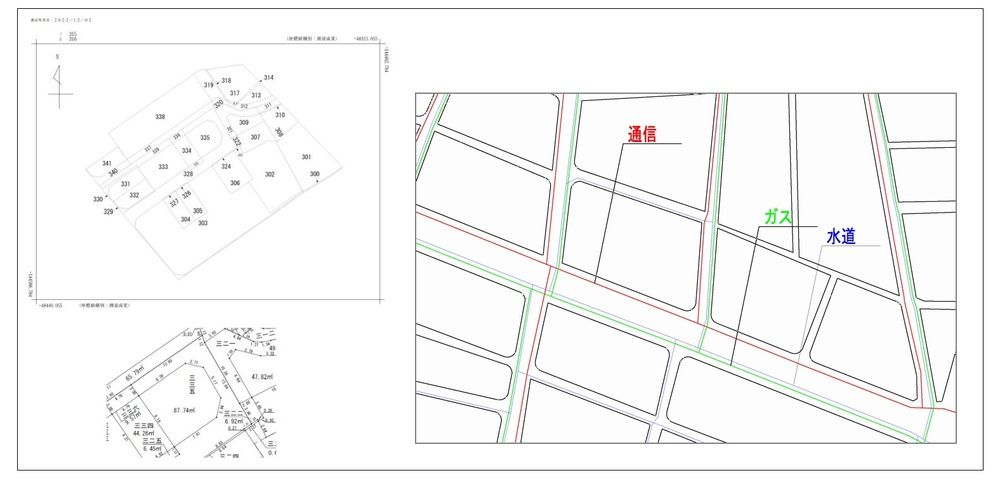
#> input picture map_coord_detect/test_data/input/test_1.jpg, 1000 x 487 px, shrunk from 1576 x 768 before the run, given in place of test_1.png, which was not available
$ jupyter execute Untitled2.ipynb
#> lines starting #> are read from the running program, lines starting #| are printed output that depends on the picture; after the words box and inside, x2 and y2 are one past the last pixel; in counts of white or black regions, pixels touching at a corner belong together; pictures that were not available may be replaced by others from this repository, and a replacement may not be noted
[cell 1]
import cv2
import numpy as np
from PIL import Image
from IPython.display import display

image_path = '../test_data/input/test_3.jpg'  # 画像パスを指定
image_path_org = '../test_data/input/test_1.png'  # 画像パスを指定

image_org = cv2.imread(image_path_org)
#> image_org is the input picture: shape (487, 1000, 3); mean B, G, R 246.8, 247.2, 247

# 画像の読み込み
image = cv2.imread(image_path)
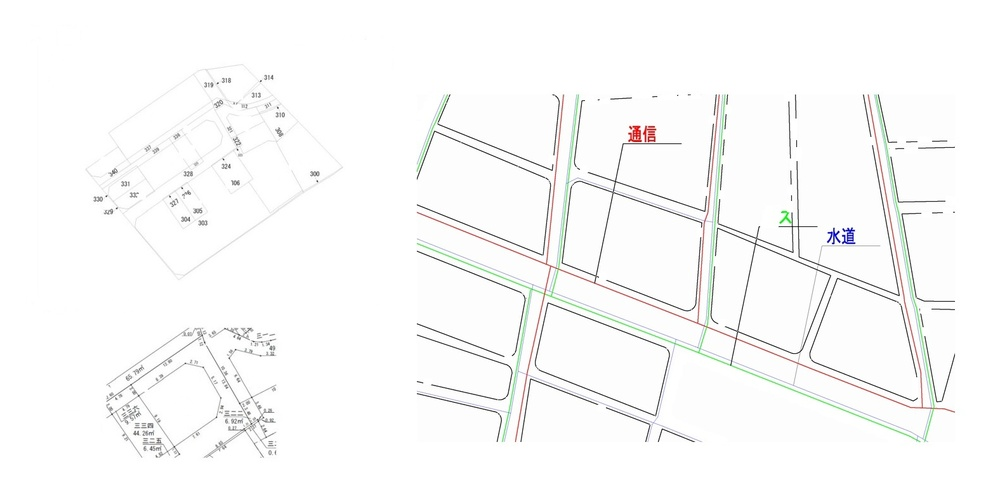
#> input picture map_coord_detect/test_data/input/test_3.jpg, 1000 x 487 px, shrunk from 1576 x 768 before the run
#> image is the input picture: shape (487, 1000, 3); mean B, G, R 249.5, 249.8, 249.7
gray = cv2.cvtColor(image, cv2.COLOR_BGR2GRAY)

# 二値化処理
_, binary = cv2.threshold(gray, 240, 255, cv2.THRESH_BINARY_INV)
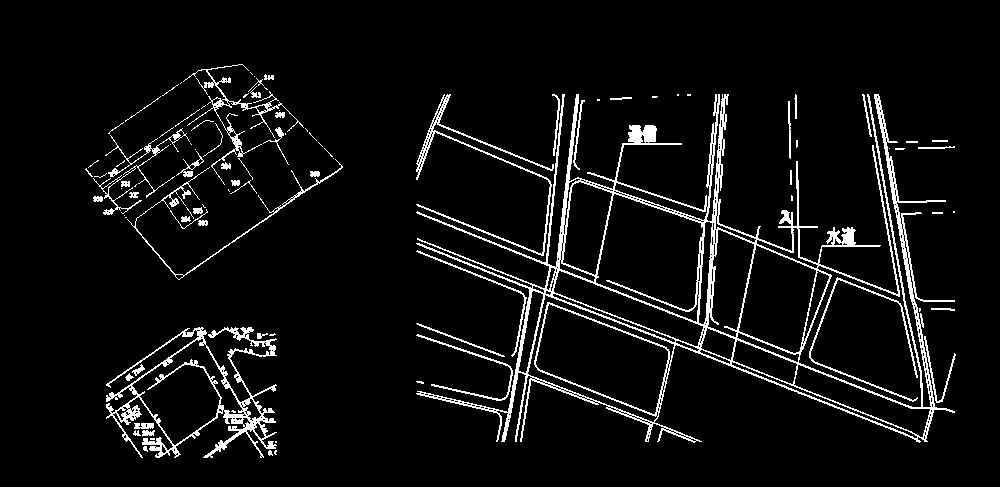
#> binary: shape (487, 1000); 6% white in thin lines or dots, all inside (x1, y1, x2, y2) = (85, 64, 956, 458)

# カーネルの定義
kernel_s = np.ones((3,3), np.uint8)
kernel_m = np.ones((7,7), np.uint8)
kernel_l = np.ones((15,15), np.uint8)
kernel_line = np.array([[0, 1, 0],
                       [0, 1, 0],
                       [0, 1, 0]], dtype=np.uint8)  # 縦線用

kernel_horizontal = np.array([[0, 0, 0],
                            [1, 1, 1],
                            [0, 0, 0]], dtype=np.uint8)  # 横線用
#
close = cv2.morphologyEx(binary, cv2.MORPH_CLOSE, np.ones((5,5), np.uint8), iterations=6)
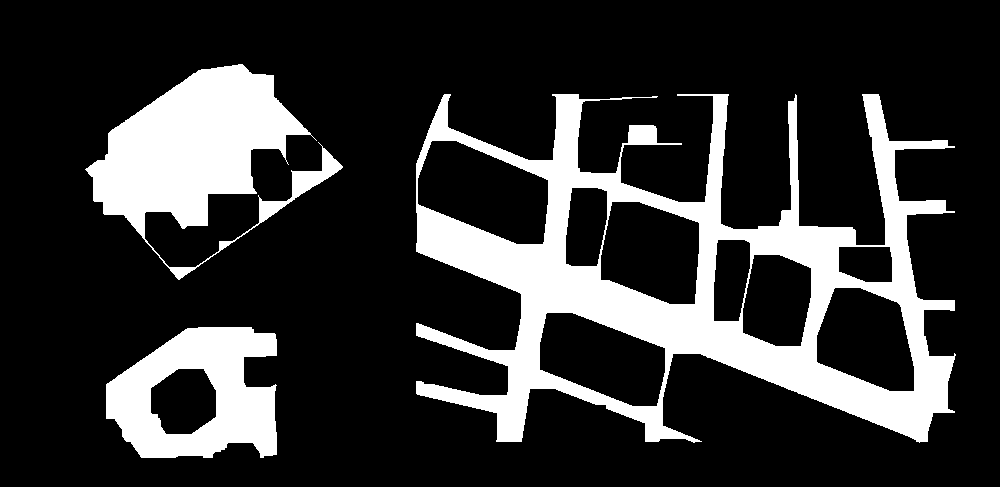
#> close: shape (487, 1000); 20.3% white; 3 white regions, box (x1, y1, x2, y2) and area: (416, 94, 956, 443) 61811, (85, 64, 343, 280) 23042, (106, 327, 277, 458) 13966
display(Image.fromarray(close))

# 連続した線領域のラベリング
num_labels, labels, stats, centroids = cv2.connectedComponentsWithStats(close)
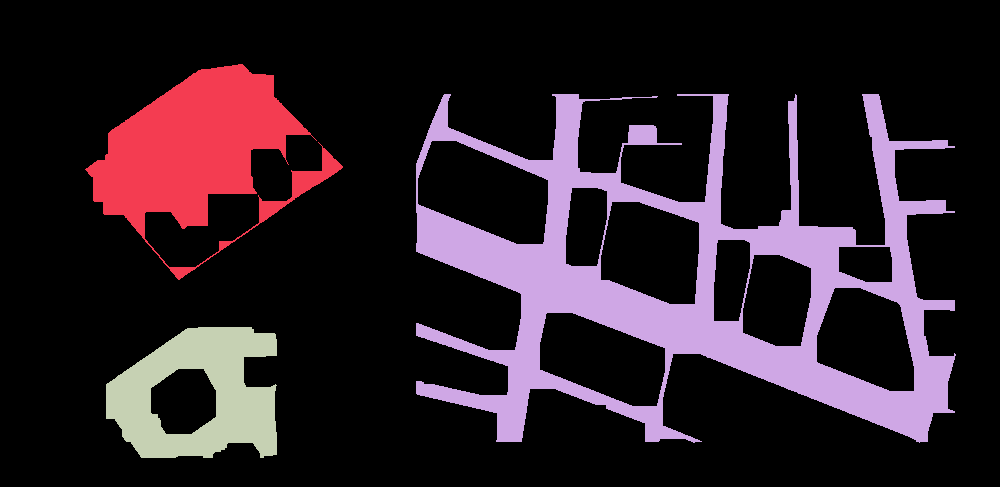
#> labels: shape (487, 1000) int32; 4 distinct labels, from 0 to 3; one colour per label, 0 black
#> num_labels = 4; stats = [[0, 0, 1000, 487, 388181], [85, 64, 258, 216, 23042], [416, 94, 540, 349, 61811], [106, 327, 171, 131, 13966]]; centroids = [[498.9, 236.8], [198.3, 150.7], [683.5, 282.1], [198.7, 394.2]]

# 結果画像の準備
result_image = image_org.copy()
detected_patterns = []

# 面積による大きな線パターンの検出
min_area = 500  # 最小面積（調整可能）

for i in range(1, num_labels):  # 0はバックグラウンド
    if stats[i, cv2.CC_STAT_AREA] > min_area:
        x = stats[i, cv2.CC_STAT_LEFT]
        y = stats[i, cv2.CC_STAT_TOP]
        w = stats[i, cv2.CC_STAT_WIDTH]
        h = stats[i, cv2.CC_STAT_HEIGHT]

        # 矩形の描画
        cv2.rectangle(result_image, (x, y), (x+w, y+h), (0, 255, 0), 2)

        # パターン情報の保存
        detected_patterns.append({
            'x': x,
            'y': y,
            'width': w,
            'height': h,
            'area': stats[i, cv2.CC_STAT_AREA],
            'center': (int(centroids[i][0]), int(centroids[i][1]))
        })
#> this loop made 3 passes
#> (x, y, w, h) on passes 1 to 3: (85, 64, 258, 216), (416, 94, 540, 349), (106, 327, 171, 131)
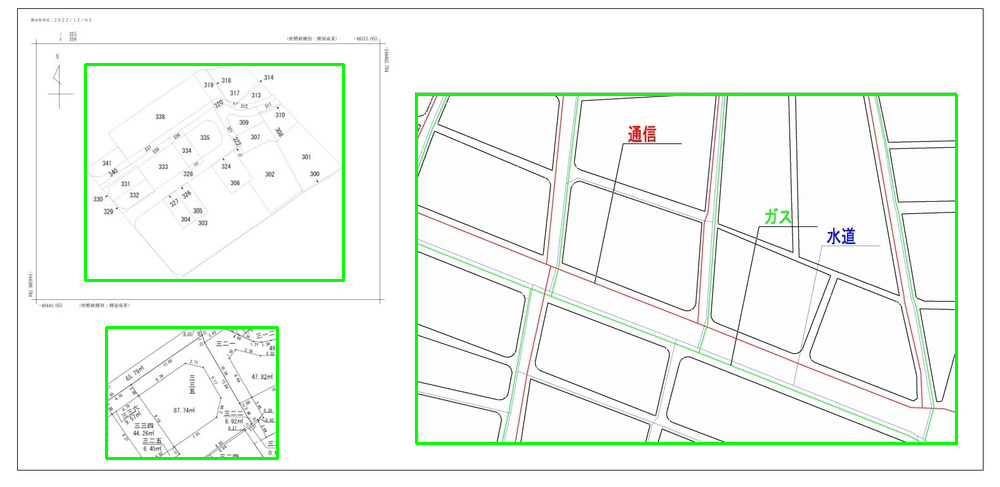
#> result_image: shape (487, 1000, 3); 2.05% of pixels changed, all inside (x1, y1, x2, y2) = (84, 63, 958, 460)
#> after the loop, detected_patterns = 3 items

display(Image.fromarray(result_image))

diff = cv2.absdiff(binary, close)
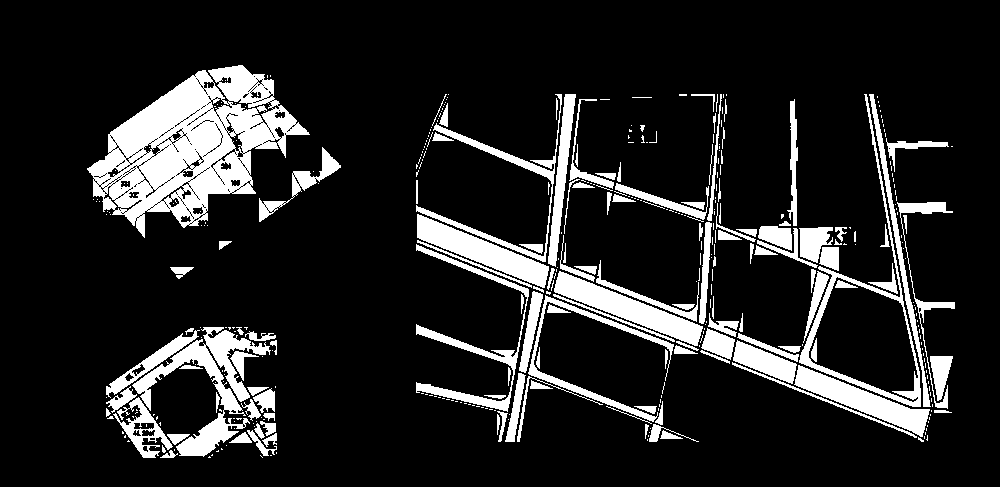
#> diff: shape (487, 1000); 14.3% white; 398 white regions (267 under 20 px), largest, box (x1, y1, x2, y2) and area: (87, 65, 310, 238) 17835, (132, 327, 271, 457) 4704, (554, 271, 703, 346) 3282

# 物体の中心を見つけるための処理
center_markers = cv2.morphologyEx(close, cv2.MORPH_TOPHAT, kernel_l)
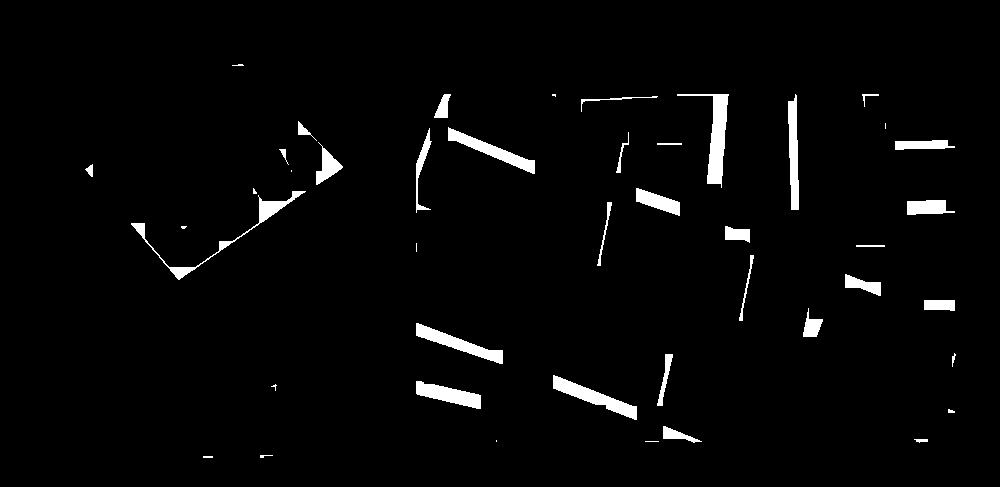
#> center_markers: shape (487, 1000); 2.7% white; 44 white regions (10 under 20 px), largest, box (x1, y1, x2, y2) and area: (677, 94, 729, 188) 1373, (553, 375, 637, 420) 1117, (131, 191, 306, 280) 1061

display(Image.fromarray(diff))
display(Image.fromarray(center_markers))
